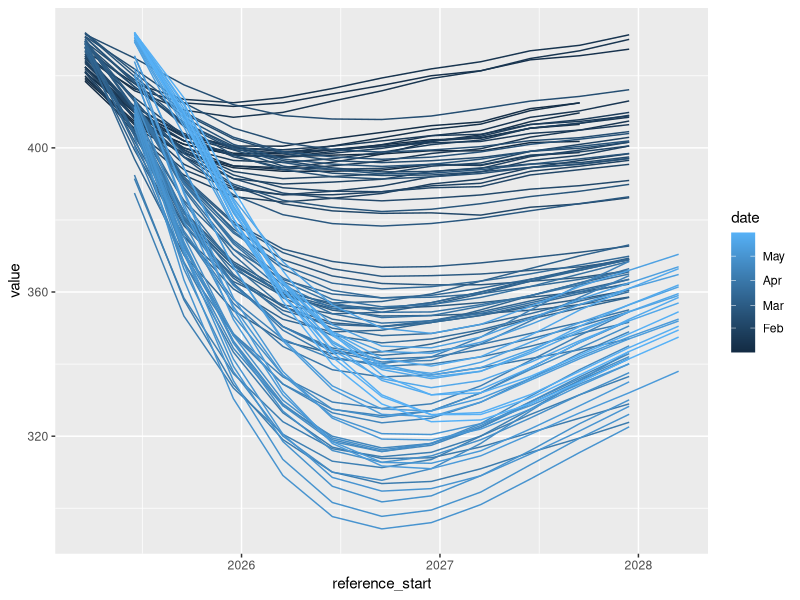

Source code (R):
library(readxl)
library(tidyverse)


mpd <- read_xlsx("Data/Market Probability Tracker Data.xlsx", sheet = 3)
write_csv(mpd, "Data/Market Probability Tracker Data.csv")


mpd$field |> unique()

mpd_a <-
  mpd |>
  mutate(date = as_date(date), reference_start = as_date(reference_start), value = as.numeric(value))



mpd_a |>
  filter(field == "Rate: mean", date >= as_date("2025-01-01")) |>
  ggplot(aes(x = reference_start, y = value, group = date, color = date)) +
  geom_line()
